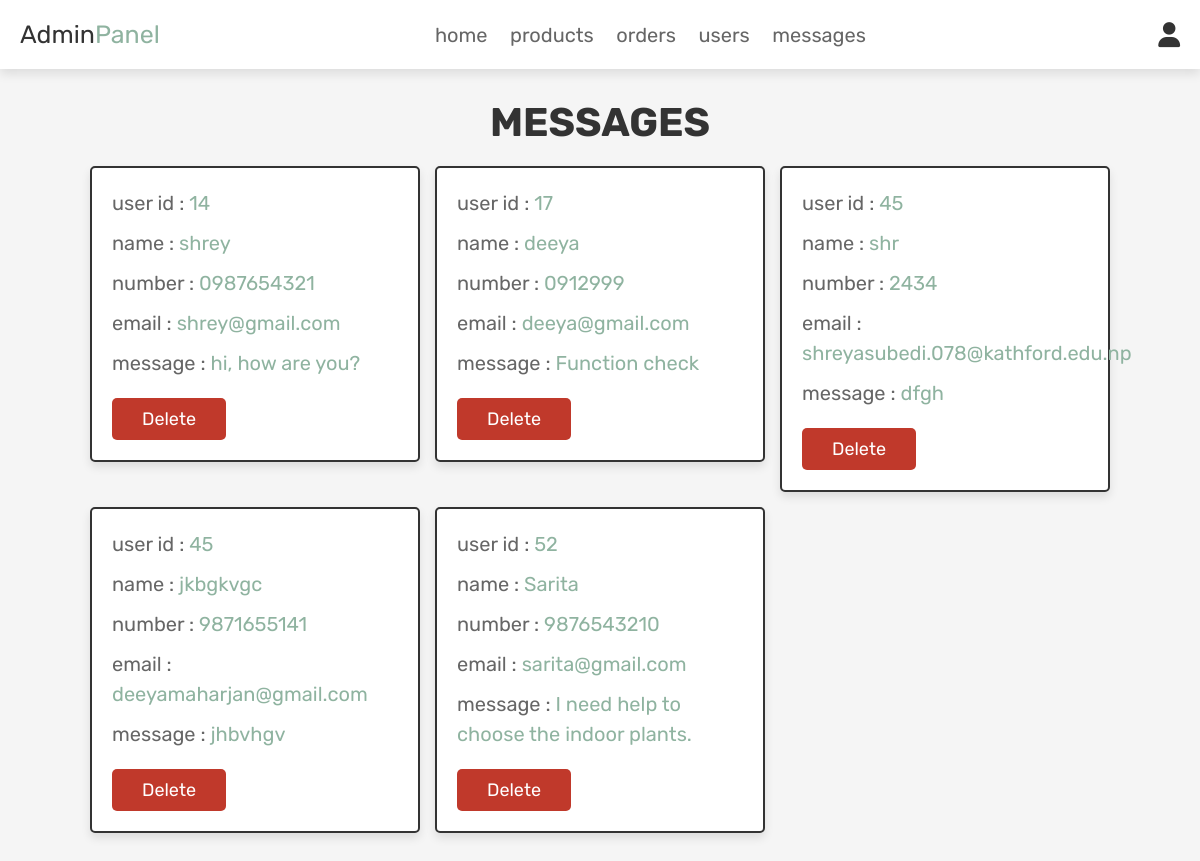
Page /admin_contacts.php (signed in) on the committed database.
### tables this page shows
CREATE TABLE `message` (
  `id` int(100) NOT NULL,
  `user_id` int(100) NOT NULL,
  `name` varchar(100) NOT NULL,
  `email` varchar(100) NOT NULL,
  `number` varchar(50) NOT NULL,
  `message` varchar(500) NOT NULL
);

### admin_contacts.php (the view, shortened to what this page needs)
<?php
@include 'config.php';
?>
<!DOCTYPE html>
<html lang="en">
<head>
   <link rel="stylesheet" href="https://cdnjs.cloudflare.com/ajax/libs/font-awesome/6.0.0/css/all.min.css">
   <link rel="stylesheet" href="css/admin_style.css">
</head>
<body>
<?php @include 'admin_header.php'; ?>
<section class="messages">
   <h1 class="title">messages</h1>
   <div class="box-container">
      <?php
       $select_message = mysqli_query($conn, "SELECT * FROM `message`") or die('query failed');
       if(mysqli_num_rows($select_message) > 0){
          while($fetch_message = mysqli_fetch_assoc($select_message)){
      ?>
      <div class="box">
         <p>user id : <span><?php echo $fetch_message['user_id']; ?></span> </p>
         <p>name : <span><?php echo $fetch_message['name']; ?></span> </p>
         <p>number : <span><?php echo $fetch_message['number']; ?></span> </p>
         <p>email : <span><?php echo $fetch_message['email']; ?></span> </p>
         <p>message : <span><?php echo $fetch_message['message']; ?></span> </p>
         <a href="admin_contacts.php?delete=<?php echo $fetch_message['id']; ?>" onclick="return confirm('delete this message?');" class="delete-btn">delete</a>
      </div>
      <?php
         }
      }else{
         echo '<p class="empty">you have no messages!</p>';
      }
      ?>
   </div>
</section>
</body>
</html>

### css/admin_style.css (style rules this page uses)
:root { --pink:#e84393; --darkgreen: #387044; --red:#c0392b; --orange:#f39c12; --black:#333; --white:#fff; --light-color:#666; --light-white:#ccc; --light-bg:#f5f5f5; --border:.2rem solid var(--black); --box-shadow:0 .5rem 1rem rgba(0,0,0,.1); --green: #8FB3A0; }
* { font-family: 'Rubik', sans-serif; margin:0; padding:0; box-sizing: border-box; outline: none; border:none; text-decoration: none; transition:all .2s linear; }
html { font-size: 62.5%; overflow-x: hidden; scroll-behavior: smooth; scroll-padding-top: 6.5rem; }
body { background: var(--light-bg); }
section { padding:3rem 2rem; }
.title { text-align: center; margin-bottom: 2rem; color:var(--black); text-transform: uppercase; font-size: 4rem; }
.btn, .delete-btn, .option-btn { display: inline-block; border-radius: .5rem; margin-top: 1rem; font-size: 1.8rem; color:var(--white); cursor: pointer; padding:1rem 3rem; text-transform: capitalize; }
.delete-btn { background-color: var(--red); }
.messages .box-container { display: grid; grid-template-columns: repeat(auto-fit, 33rem); gap:1.5rem; align-items: flex-start; max-width: 1200px; margin: 0 auto; justify-content: center; }
.messages .box-container .box { padding:2rem; border:var(--border); background-color: var(--white); box-shadow: var(--box-shadow); border-radius: .5rem; }
.messages .box-container .box p { font-size: 2rem; color:var(--light-color); margin-bottom: 1rem; line-height: 1.5; }
.messages .box-container .box p span { color:var(--green); }

### rows in the picture
message: user "14", name "shrey", number "0987654321", email "shrey@gmail.com", message "hi, how are you?"
message: user "17", name "deeya", number "0912999", email "deeya@gmail.com", message "Function check"
message: user "45", name "shr", number "2434", email "shreyasubedi.078@kathford.edu.np", message "dfgh"
message: user "45", name "jkbgkvgc", number "9871655141", email "deeyamaharjan@gmail.com", message "jhbvhgv"
message: user "52", name "Sarita", number "9876543210", email "sarita@gmail.com", message "I need help to choose the indoor plants."
